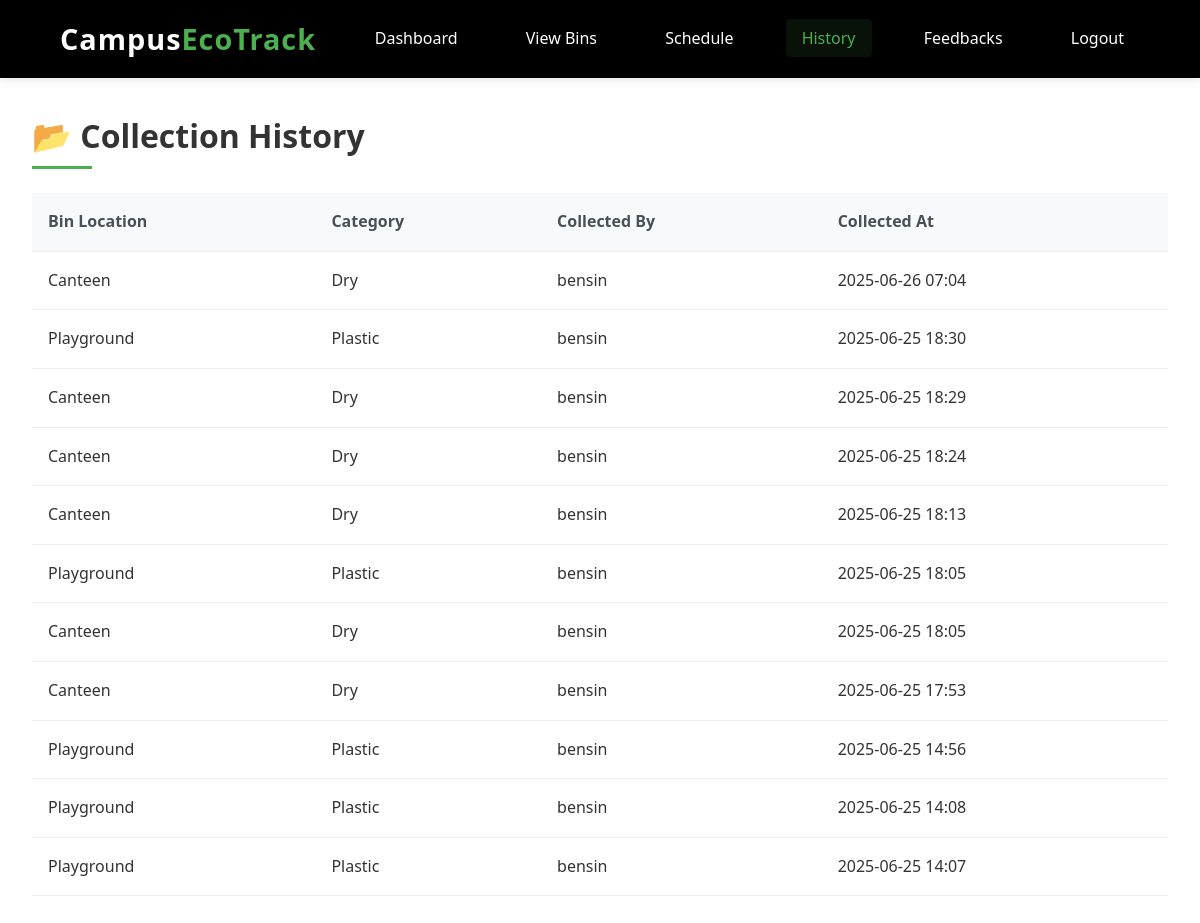
The app's page /collection_history/ (signed in) with its own data.
### general/models.py (models this page shows, shortened)
class BinCollection(models.Model):
    bin = models.ForeignKey(Bin, on_delete=models.CASCADE)
    collected_by = models.ForeignKey(User, on_delete=models.CASCADE)
    collected_at = models.DateTimeField(auto_now_add=True)

class Bin(models.Model):
    CATEGORY_CHOICES = [
        ('Dry', 'Dry'),
        ('Wet', 'Wet'),
        ('Plastic', 'Plastic'),
        ('E-Waste', 'E-Waste'),
        ('Other', 'Other'),
    ]
    LOCATION_CHOICES = [
        ('Block A', 'Block A'),
        ('Block B', 'Block B'),
        ('Canteen', 'Canteen'),
        ('Hostel', 'Hostel'),
        ('Library', 'Library'),
        ('Playground', 'Playground'),
    ]
    location = models.CharField(max_length=100, choices=LOCATION_CHOICES)
    category = models.CharField(max_length=50, choices=CATEGORY_CHOICES)
    status = models.CharField(max_length=20, choices=[('Empty', 'Empty'), ('Full', 'Full')], default='Empty')
    fill_level = models.IntegerField(default=0)  # % full (0 to 100)
    last_updated = models.DateTimeField(auto_now=True)
    scheduled_date = models.DateField(null=True, blank=True)

class User(AbstractUser):
    role = models.CharField(max_length=10, default='admin')

### corporate/views.py (the view)
# urls.py: path('collection_history/', views.collection_history, name='collection_history'),
@login_required
def collection_history(request):
    if request.user.role != 'corporate':
        return render(request, '403.html')
    collections = BinCollection.objects.select_related('bin', 'collected_by').order_by('-collected_at')
    return render(request, 'corporate/collection_history.html', {
        'collections': collections
    })

### corporate/templates/corporate/collection_history.html (shortened to what this page needs)
{% load static %}
<!DOCTYPE html>
<html>
<head>
  <link rel="stylesheet" href="{% static 'collection_history.css' %}">
</head>
<body>
  <header>
  <div class="logo">Campus<span>EcoTrack</span></div>
  <nav>
    <a href="{% url 'corporate_dashboard' %}" class="{% if request.path == '/corporate-dashboard/' %}active{% endif %}">Dashboard</a>
    <a href="{% url 'corporate_view_bins' %}" class="{% if 'bins' in request.path %}active{% endif %}">View Bins</a>
    <a href="{% url 'schedule_collection' %}" class="{% if 'schedule' in request.path %}active{% endif %}">Schedule</a>
    <a href="{% url 'collection_history' %}" class="{% if 'history' in request.path %}active{% endif %}">History</a>
    <a href="{% url 'corporate_feedback' %}" class="{% if 'feedback' in request.path %}active{% endif %}">Feedbacks</a>
    <a href="{% url 'logout_view' %}">Logout</a>
  </nav>
</header>
  <main class="table-container">
    <h2>📂 Collection History</h2>
    <table>
      <thead>
        <tr>
          <th>Bin Location</th>
          <th>Category</th>
          <th>Collected By</th>
          <th>Collected At</th>
        </tr>
      </thead>
      <tbody>
        {% for c in collections %}
        <tr>
          <td>{{ c.bin.location }}</td>
          <td>{{ c.bin.category }}</td>
          <td>{{ c.collected_by.username }}</td>
          <td>{{ c.collected_at|date:"Y-m-d H:i" }}</td>
        </tr>
        {% empty %}
        <tr><td colspan="4">No collection records found.</td></tr>
        {% endfor %}
      </tbody>
    </table>
  </main>
</body>
</html>

### corporate/static/collection_history.css (style rules this page uses)
.table-container { padding: 2rem; }
table { width: 100%; border-collapse: collapse; margin-top: 1.5rem; }
th { background-color: #f8f9fa; position: sticky; top: 0; }
td { vertical-align: middle; }

### corporate/static/corporate.css (style rules this page uses)
body { background-color: #f8f9fa; color: #333; line-height: 1.6; }
header { background-color: #000; color: white; padding: 1rem 5%; display: flex; justify-content: space-between; align-items: center; box-shadow: 0 2px 10px rgba(0, 0, 0, 0.1); position: sticky; top: 0; z-index: 1000; }
.logo { font-size: 1.8rem; font-weight: 700; letter-spacing: 1px; }
.logo span { color: #4CAF50; }
nav a { color: #ffffff; text-decoration: none; margin-left: 1.5rem; font-weight: 500; transition: all 0.3s ease; padding: 0.5rem 1rem; border-radius: 4px; }
nav a.active { color: #4CAF50; background-color: rgba(76, 175, 80, 0.1); }
main { padding: 2rem 5%; min-height: calc(100vh - 120px); }
h2 { font-size: 2rem; margin-bottom: 1.5rem; color: #333; position: relative; padding-bottom: 0.5rem; }
h2::after { content: ''; position: absolute; bottom: 0; left: 0; width: 60px; height: 3px; background-color: #4CAF50; }
.table-container { background-color: #fff; border-radius: 8px; padding: 2rem; box-shadow: 0 5px 15px rgba(0, 0, 0, 0.05); }
table { width: 100%; border-collapse: collapse; margin: 1.5rem 0; }
th, td { padding: 1rem; text-align: left; border-bottom: 1px solid #eee; }
th { background-color: #f8f9fa; font-weight: 600; color: #495057; }

### general/static/common.css (style rules this page uses)
* { margin: 0; padding: 0; box-sizing: border-box; font-family: 'Segoe UI', Tahoma, Geneva, Verdana, sans-serif; }
body { background-color: #ffffff; color: #333333; line-height: 1.6; }
header { background-color: #000000; color: white; padding: 1rem 5%; display: flex; justify-content: space-between; align-items: center; box-shadow: 0 2px 10px rgba(0, 0, 0, 0.1); position: sticky; top: 0; z-index: 1000; }
.logo { font-size: 1.8rem; font-weight: 700; letter-spacing: 1px; }
.logo span { color: #4CAF50; }
nav a { color: #ffffff; text-decoration: none; margin-left: 2rem; font-weight: 500; transition: all 0.3s ease; padding: 0.5rem 1rem; border-radius: 4px; }
nav a.active { color: #4CAF50; background-color: rgba(76, 175, 80, 0.1); }

### records on screen
BinCollection: bin.location "Canteen", bin.category "Dry", collected_by.username "bensin", collected_at "2025-06-26 07:04"
BinCollection: bin.location "Playground", bin.category "Plastic", collected_by.username "bensin", collected_at "2025-06-25 18:30"
BinCollection: bin.location "Canteen", bin.category "Dry", collected_by.username "bensin", collected_at "2025-06-25 18:29"
BinCollection: bin.location "Canteen", bin.category "Dry", collected_by.username "bensin", collected_at "2025-06-25 18:24"
BinCollection: bin.location "Canteen", bin.category "Dry", collected_by.username "bensin", collected_at "2025-06-25 18:13"
BinCollection: bin.location "Playground", bin.category "Plastic", collected_by.username "bensin", collected_at "2025-06-25 18:05"
BinCollection: bin.location "Canteen", bin.category "Dry", collected_by.username "bensin", collected_at "2025-06-25 18:05"
BinCollection: bin.location "Canteen", bin.category "Dry", collected_by.username "bensin", collected_at "2025-06-25 17:53"
BinCollection: bin.location "Playground", bin.category "Plastic", collected_by.username "bensin", collected_at "2025-06-25 14:56"
BinCollection: bin.location "Playground", bin.category "Plastic", collected_by.username "bensin", collected_at "2025-06-25 14:08"
BinCollection: bin.location "Playground", bin.category "Plastic", collected_by.username "bensin", collected_at "2025-06-25 14:07"
